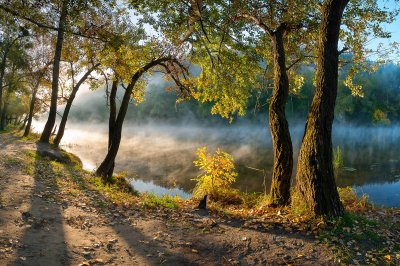
#> input picture 1-8 Lectures/12/Transformace/image.jpg, 400 x 266 px
$ python Prevraceni.py
#> lines starting #> are read from the running program, lines starting #| are printed output that depends on the picture
from PIL import Image

def invert(filename: str) -> None:
#> called with filename = 'image.jpg'
    img = Image.open(filename)
#> img is the input picture: PIL image 400x266 RGB; mean R, G, B 101, 95.8, 72.2
    inverted_img = img.transpose(Image.FLIP_LEFT_RIGHT)
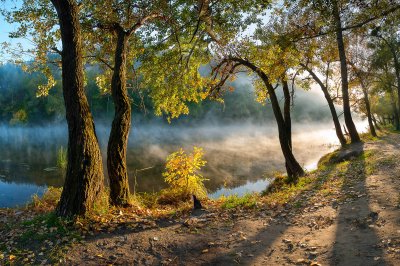
#> inverted_img: PIL image 400x266 RGB; mean R, G, B 101, 95.8, 72.2
    inverted_img.show()

invert('image.jpg')
